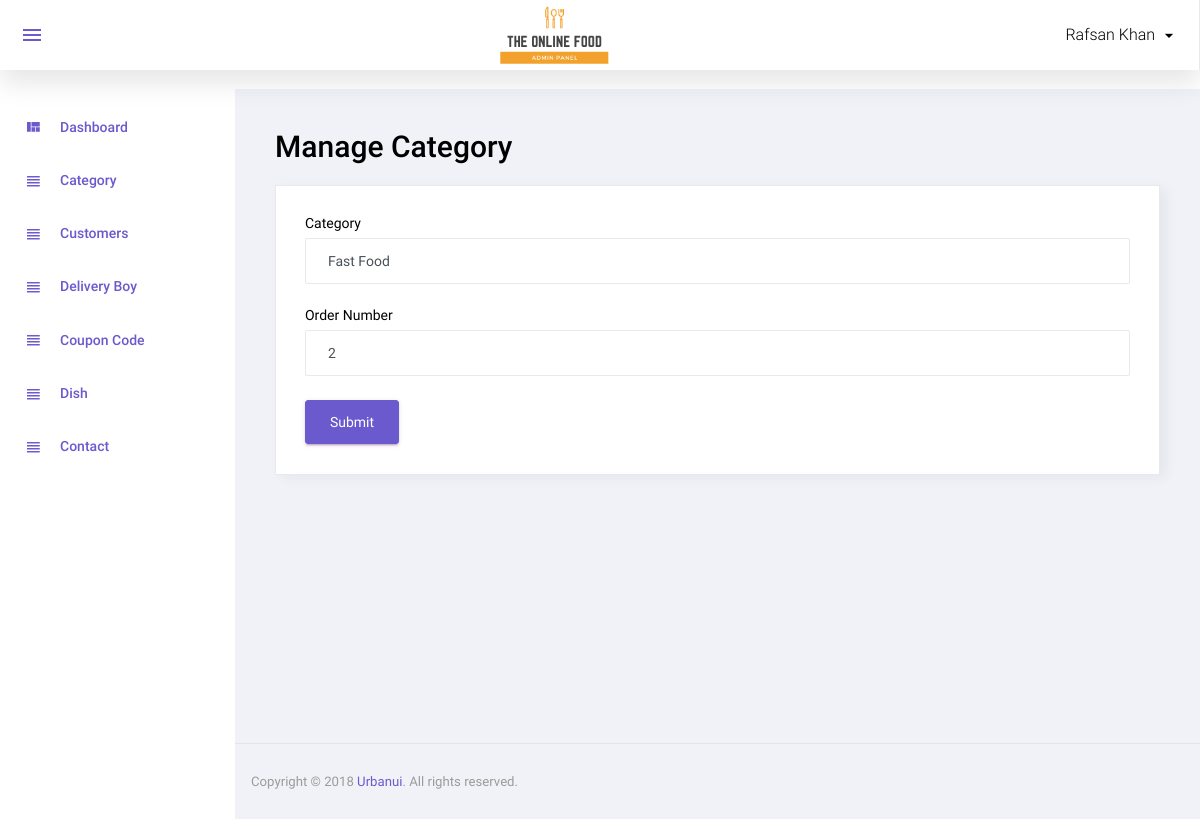
The page /admin/manage_category.php?id=2 (signed in) on the database as committed earlier.
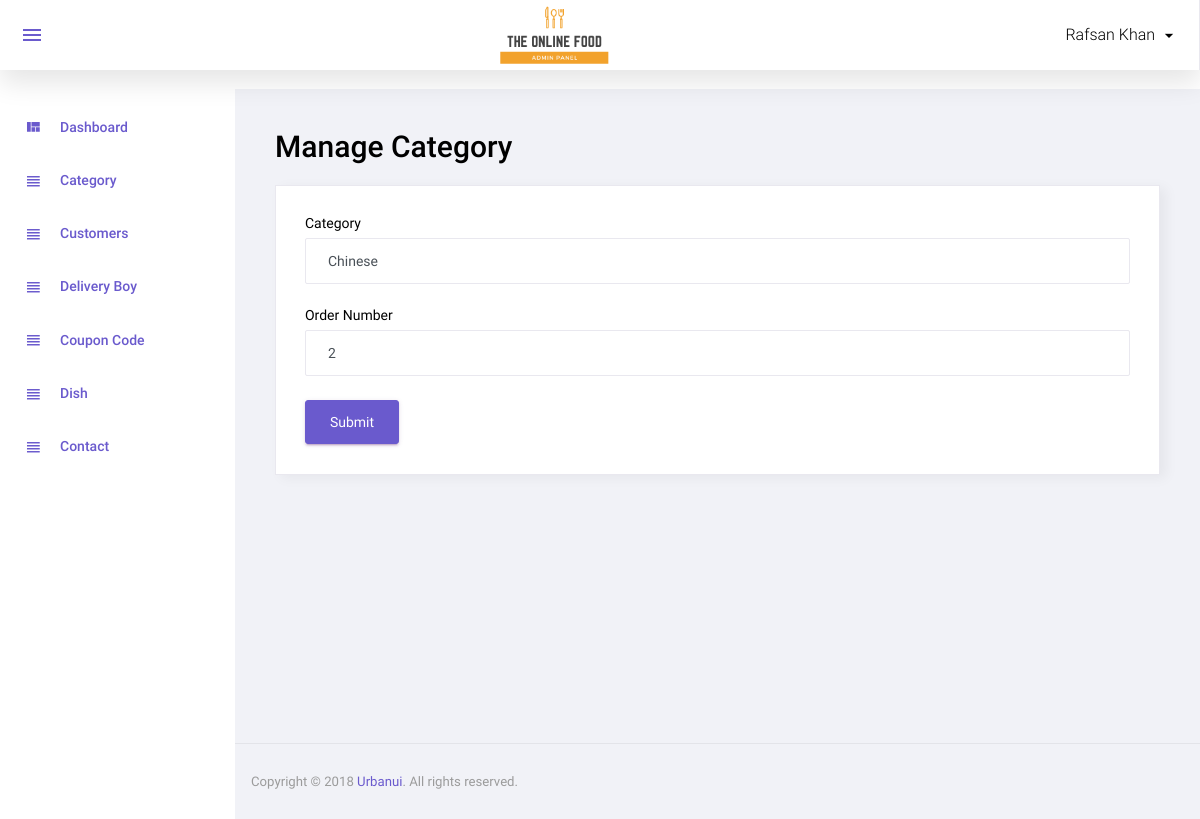
The same page on the database as committed later.
### tables this page shows
CREATE TABLE `category` (
  `id` int(11) NOT NULL,
  `category` varchar(50) NOT NULL,
  `order_number` int(11) NOT NULL,
  `status` int(11) NOT NULL,
  `added_on` datetime NOT NULL
);

### function.inc.php (called while the page is built, shortened)
<?php
function get_safe_value($str){
    global  $con;
    $str=mysqli_real_escape_string($con,$str);
    return $str;
}
    ?>

### admin/manage_category.php (the view, shortened to what this page needs)
<?php
include('top.php');
$category="";
$order_number="";
if(isset($_GET['id']) && $_GET['id']>0){
    $id=get_safe_value($_GET['id']);
    $row=mysqli_fetch_assoc(mysqli_query($con,"SELECT * FROM category WHERE id='$id'"));
    $category=$row['category'];
    $order_number=$row['order_number'];
}
?>
<div class="row">
			<h1 class="grid_title ml10 ml15">Manage Category</h1>
            <div class="col-12 grid-margin stretch-card">
              <div class="card">
                <div class="card-body">
                  <form class="forms-sample" method="post">
                    <div class="form-group">
                      <label for="exampleInputName1">Category</label>
                      <input type="text" class="form-control" placeholder="Category" name="category" required value="<?php echo $category ?>">
                    </div>
                    <div class="form-group">
                      <label for="exampleInputEmail3">Order Number</label>
                      <input type="text" class="form-control"  placeholder="Order Number" name="order_number" value="<?php echo $order_number ?>">
                    </div>
                    <button type="submit" class="btn btn-primary mr-2" name="submit">Submit</button>
                  </form>
                </div>
              </div>
            </div>
		 </div>
<?php
include('footer.php');
?>

Rows that differ between the two databases and show on the page:
changed category: category "Fast Food" → "Chinese"
